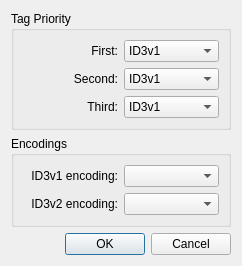
<ui version="4.0" >
 <class>SettingsDialog</class>
 <widget class="QDialog" name="SettingsDialog" >
  <property name="geometry" >
   <rect>
    <x>0</x>
    <y>0</y>
    <width>242</width>
    <height>264</height>
   </rect>
  </property>
  <property name="windowTitle" >
   <string>MPEG Plugin Settings</string>
  </property>
  <layout class="QGridLayout" name="gridLayout" >
   <item row="0" column="0" colspan="2" >
    <widget class="QGroupBox" name="groupBox_2" >
     <property name="title" >
      <string>Tag Priority</string>
     </property>
     <layout class="QVBoxLayout" >
      <item>
       <layout class="QHBoxLayout" >
        <item>
         <widget class="QLabel" name="label_15_2" >
          <property name="sizePolicy" >
           <sizepolicy vsizetype="Preferred" hsizetype="Preferred" >
            <horstretch>0</horstretch>
            <verstretch>0</verstretch>
           </sizepolicy>
          </property>
          <property name="text" >
           <string>First:</string>
          </property>
          <property name="alignment" >
           <set>Qt::AlignRight|Qt::AlignTrailing|Qt::AlignVCenter</set>
          </property>
         </widget>
        </item>
        <item>
         <widget class="QComboBox" name="firstTagComboBox" >
          <property name="currentIndex" >
           <number>0</number>
          </property>
          <item>
           <property name="text" >
            <string>ID3v1</string>
           </property>
          </item>
          <item>
           <property name="text" >
            <string>ID3v2</string>
           </property>
          </item>
          <item>
           <property name="text" >
            <string>APE</string>
           </property>
          </item>
          <item>
           <property name="text" >
            <string>Disabled</string>
           </property>
          </item>
         </widget>
        </item>
       </layout>
      </item>
      <item>
       <layout class="QHBoxLayout" >
        <item>
         <widget class="QLabel" name="label_15_3" >
          <property name="sizePolicy" >
           <sizepolicy vsizetype="Preferred" hsizetype="Preferred" >
            <horstretch>0</horstretch>
            <verstretch>0</verstretch>
           </sizepolicy>
          </property>
          <property name="text" >
           <string>Second:</string>
          </property>
          <property name="alignment" >
           <set>Qt::AlignRight|Qt::AlignTrailing|Qt::AlignVCenter</set>
          </property>
         </widget>
        </item>
        <item>
         <widget class="QComboBox" name="secondTagComboBox" >
          <property name="currentIndex" >
           <number>0</number>
          </property>
          <item>
           <property name="text" >
            <string>ID3v1</string>
           </property>
          </item>
          <item>
           <property name="text" >
            <string>ID3v2</string>
           </property>
          </item>
          <item>
           <property name="text" >
            <string>APE</string>
           </property>
          </item>
          <item>
           <property name="text" >
            <string>Disabled</string>
           </property>
          </item>
         </widget>
        </item>
       </layout>
      </item>
      <item>
       <layout class="QHBoxLayout" >
        <item>
         <widget class="QLabel" name="label_15_4" >
          <property name="sizePolicy" >
           <sizepolicy vsizetype="Preferred" hsizetype="Preferred" >
            <horstretch>0</horstretch>
            <verstretch>0</verstretch>
           </sizepolicy>
          </property>
          <property name="text" >
           <string>Third:</string>
          </property>
          <property name="alignment" >
           <set>Qt::AlignRight|Qt::AlignTrailing|Qt::AlignVCenter</set>
          </property>
         </widget>
        </item>
        <item>
         <widget class="QComboBox" name="thirdTagComboBox" >
          <property name="currentIndex" >
           <number>0</number>
          </property>
          <item>
           <property name="text" >
            <string>ID3v1</string>
           </property>
          </item>
          <item>
           <property name="text" >
            <string>ID3v2</string>
           </property>
          </item>
          <item>
           <property name="text" >
            <string>APE</string>
           </property>
          </item>
          <item>
           <property name="text" >
            <string>Disabled</string>
           </property>
          </item>
         </widget>
        </item>
       </layout>
      </item>
     </layout>
    </widget>
   </item>
   <item row="1" column="0" colspan="2" >
    <widget class="QGroupBox" name="groupBox" >
     <property name="title" >
      <string>Encodings</string>
     </property>
     <layout class="QVBoxLayout" >
      <item>
       <layout class="QHBoxLayout" >
        <property name="spacing" >
         <number>6</number>
        </property>
        <property name="margin" >
         <number>0</number>
        </property>
        <item>
         <widget class="QLabel" name="label_17_2_2" >
          <property name="text" >
           <string>ID3v1 encoding:</string>
          </property>
          <property name="alignment" >
           <set>Qt::AlignRight|Qt::AlignTrailing|Qt::AlignVCenter</set>
          </property>
         </widget>
        </item>
        <item>
         <widget class="QComboBox" name="id3v1EncComboBox" />
        </item>
       </layout>
      </item>
      <item>
       <layout class="QHBoxLayout" >
        <property name="spacing" >
         <number>6</number>
        </property>
        <property name="margin" >
         <number>0</number>
        </property>
        <item>
         <widget class="QLabel" name="label_18_2_2" >
          <property name="text" >
           <string>ID3v2 encoding:</string>
          </property>
          <property name="alignment" >
           <set>Qt::AlignRight|Qt::AlignTrailing|Qt::AlignVCenter</set>
          </property>
         </widget>
        </item>
        <item>
         <widget class="QComboBox" name="id3v2EncComboBox" />
        </item>
       </layout>
      </item>
     </layout>
    </widget>
   </item>
   <item row="2" column="0" >
    <spacer>
     <property name="orientation" >
      <enum>Qt::Horizontal</enum>
     </property>
     <property name="sizeHint" stdset="0" >
      <size>
       <width>125</width>
       <height>18</height>
      </size>
     </property>
    </spacer>
   </item>
   <item row="2" column="1" >
    <widget class="QDialogButtonBox" name="buttonBox" >
     <property name="standardButtons" >
      <set>QDialogButtonBox::Cancel|QDialogButtonBox::Ok</set>
     </property>
    </widget>
   </item>
  </layout>
 </widget>
 <resources/>
 <connections>
  <connection>
   <sender>buttonBox</sender>
   <signal>rejected()</signal>
   <receiver>SettingsDialog</receiver>
   <slot>reject()</slot>
   <hints>
    <hint type="sourcelabel" >
     <x>162</x>
     <y>245</y>
    </hint>
    <hint type="destinationlabel" >
     <x>70</x>
     <y>244</y>
    </hint>
   </hints>
  </connection>
 </connections>
</ui>
